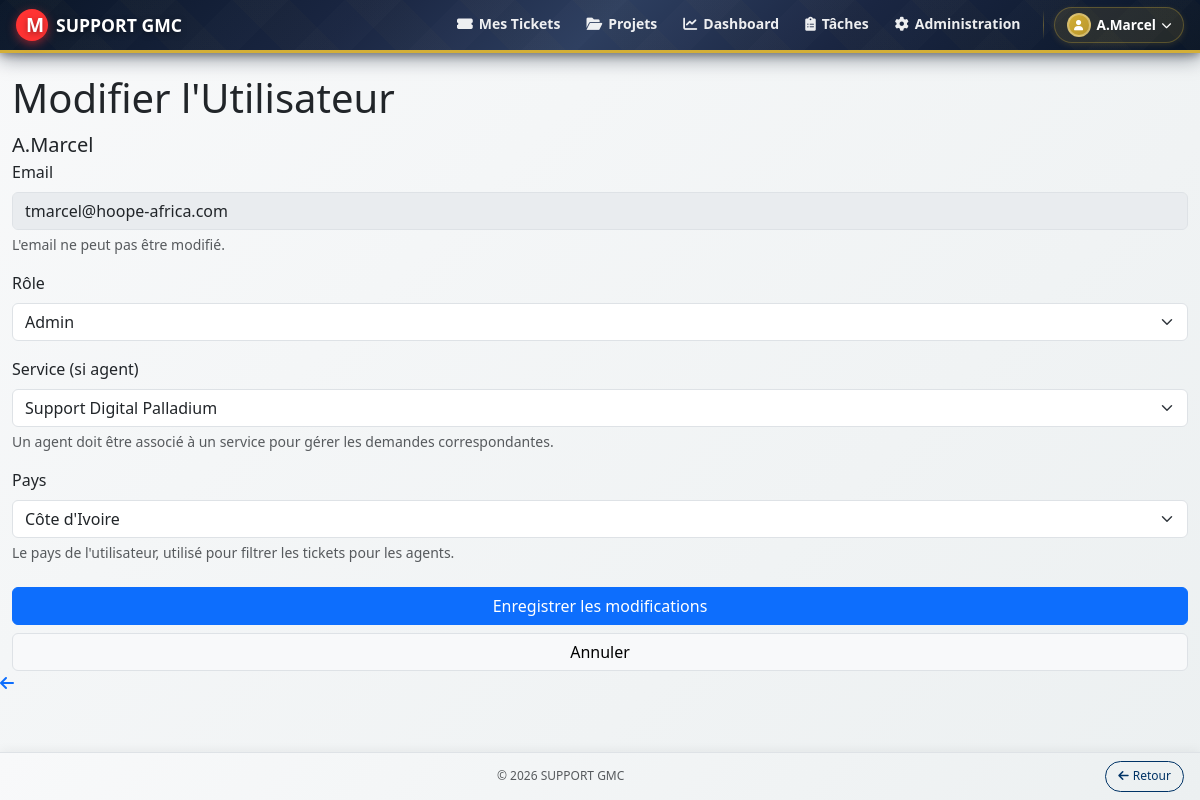
/public/admin_edit_user.php?id=1 (signed in), run on the app's committed database.
### tables this page shows
CREATE TABLE `users` (
  `id` int NOT NULL,
  `username` varchar(50) NOT NULL,
  `password` varchar(255) NOT NULL,
  `email` varchar(100) NOT NULL,
  `role` enum('admin','agent','client') NOT NULL,
  `country_id` int DEFAULT NULL,
  `service_id` int DEFAULT NULL,
  `created_at` datetime DEFAULT CURRENT_TIMESTAMP,
  `has_seen_tutorial` tinyint(1) DEFAULT '0',
  `reset_token` varchar(255) DEFAULT NULL,
  `reset_token_expires_at` datetime DEFAULT NULL,
  `direction_id` int DEFAULT NULL
);

CREATE TABLE `services` (
  `id` int NOT NULL,
  `name` varchar(100) NOT NULL,
  `created_at` datetime DEFAULT CURRENT_TIMESTAMP
);

CREATE TABLE `countries` (
  `id` int NOT NULL,
  `name` varchar(100) NOT NULL,
  `code` varchar(2) NOT NULL COMMENT 'ISO 3166-1 alpha-2 code'
);

### public/admin_edit_user.php (the view, shortened to what this page needs)
<?php
require_once "../config/database.php";
$user_id = isset($_GET['id']) ? (int)$_GET['id'] : 0;
$sql = "SELECT username, email, role, service_id, country_id FROM users WHERE id = ?";
if($stmt = mysqli_prepare($link, $sql)){
    mysqli_stmt_bind_param($stmt, "i", $user_id);
    mysqli_stmt_execute($stmt);
    $result = mysqli_stmt_get_result($stmt);
    if(mysqli_num_rows($result) == 1){
        $user = mysqli_fetch_assoc($result);
    } else {
        header("location: admin_manage_users.php");
        exit;
    }
} else {
    die('Erreur de préparation de la requête.');
}
$services = [];
$sql_services = "SELECT id, name FROM services ORDER BY name";
if($result_services = mysqli_query($link, $sql_services)){
    while($row = mysqli_fetch_assoc($result_services)){
        $services[] = $row;
    }
}
$countries = [];
$sql_countries = "SELECT id, name FROM countries ORDER BY name";
if($result_countries = mysqli_query($link, $sql_countries)){
    while($row = mysqli_fetch_assoc($result_countries)){
        $countries[] = $row;
    }
}
include '../includes/header.php';
?>
<div class="auth-container">
    <div class="auth-card">
        <div class="auth-header">
            <h1>Modifier l'Utilisateur</h1>
            <p class="lead mb-0"><?php echo htmlspecialchars($user['username']); ?></p>
        </div>
        <div class="auth-body">
            <form action="<?php echo htmlspecialchars($_SERVER['REQUEST_URI']); ?>" method="post">
                <div class="mb-3">
                    <label for="email" class="form-label">Email</label>
                    <input type="email" id="email" class="form-control" value="<?php echo htmlspecialchars($user['email']); ?>" disabled>
                    <div class="form-text">L'email ne peut pas être modifié.</div>
                </div>
                <div class="mb-3">
                    <label for="role" class="form-label">Rôle</label>
                    <select name="role" id="role" class="form-select">
                        <option value="admin" <?php if($user['role'] == 'admin') echo 'selected'; ?>>Admin</option>
                    </select>
                </div>
                <div class="mb-3">
                    <label for="service_id" class="form-label">Service (si agent)</label>
                    <select name="service_id" id="service_id" class="form-select">
                        <?php foreach($services as $service): ?>
                            <option value="<?php echo $service['id']; ?>" <?php if($user['service_id'] == $service['id']) echo 'selected'; ?>>
                                <?php echo htmlspecialchars($service['name']); ?>
                            </option>
                        <?php endforeach; ?>
                    </select>
                    <div class="form-text">Un agent doit être associé à un service pour gérer les demandes correspondantes.</div>
                </div>
                <div class="mb-3">
                    <label for="country_id" class="form-label">Pays</label>
                    <select name="country_id" id="country_id" class="form-select">
                        <?php foreach($countries as $country): ?>
                            <option value="<?php echo $country['id']; ?>" <?php if($user['country_id'] == $country['id']) echo 'selected'; ?>>
                                <?php echo htmlspecialchars($country['name']); ?>
                            </option>
                        <?php endforeach; ?>
                    </select>
                    <div class="form-text">Le pays de l'utilisateur, utilisé pour filtrer les tickets pour les agents.</div>
                </div>
                <div class="d-grid gap-2 mt-4">
                    <button type="submit" class="btn btn-primary">Enregistrer les modifications</button>
                    <a href="admin_manage_users.php" class="btn btn-light text-center border">Annuler</a>
                </div>
            </form>
        </div>
    </div>
</div>
<?php
include '../includes/footer.php';
?>

### includes/header.php (style rules this page uses)
body { padding-top: 50px; }
body { background: linear-gradient(135deg, #f8f9fa 0%, #ecf0f1 100%) !important; min-height: 100vh; background-attachment: fixed; }

### includes/footer.php (style rules this page uses)
body { padding-bottom: 50px !important; }

### data on the page
users: username "A.Marcel", email "tmarcel@hoope-africa.com", role "Admin", service_id "Support Digital Palladium", country_id "Côte d'Ivoire"

### other printed values
substr($_SESSION['username'], 0, 15) "A.Marcel"
